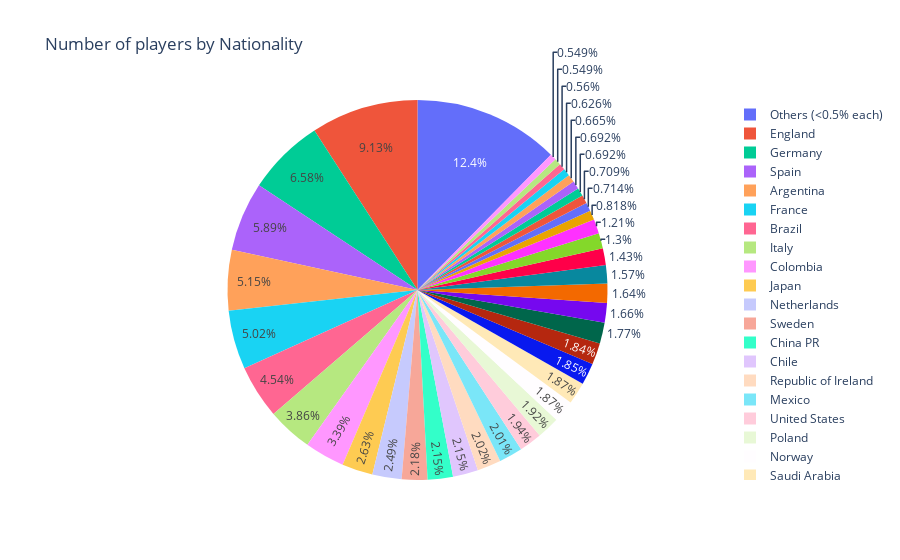

The cell this chart's notebook holds for it:
### Code cell
pie_count(fifa,'Nationality')

### Figure 1 — Plotly figure (JSON) as saved in the notebook; plotly's stock layout.template omitted (floating-point values rounded to 4 significant figures)
{"data": [{"labels": ["England", "Germany", "Spain", "Argentina", "France", "Brazil", "Italy", "Colombia", "Japan", "Netherlands", "Sweden", "China PR", "Chile", "Republic of Ireland", "Mexico", "United States", "Poland", "Norway", "Saudi Arabia", "Denmark", "Korea Republic", "Portugal", "Turkey", "Austria", "Scotland", "Belgium", "Australia", "Switzerland", "Uruguay", "Senegal", "Wales", "Serbia", "Croatia", "Nigeria", "Ghana", "Greece", "Ivory Coast", "Czech Republic", "Others (<0.5% each)"], "type": "pie", "values": [1662, 1198, 1072, 937, 914, 827, 702, 618, 478, 453, 397, 392, 391, 368, 366, 353, 350, 341, 340, 336, 335, 322, 303, 298, 286, 260, 236, 220, 149, 130, 129, 126, 126, 121, 114, 102, 100, 100, 2255]}], "layout": {"autosize": true, "title": {"text": "Number of players by Nationality"}}}
